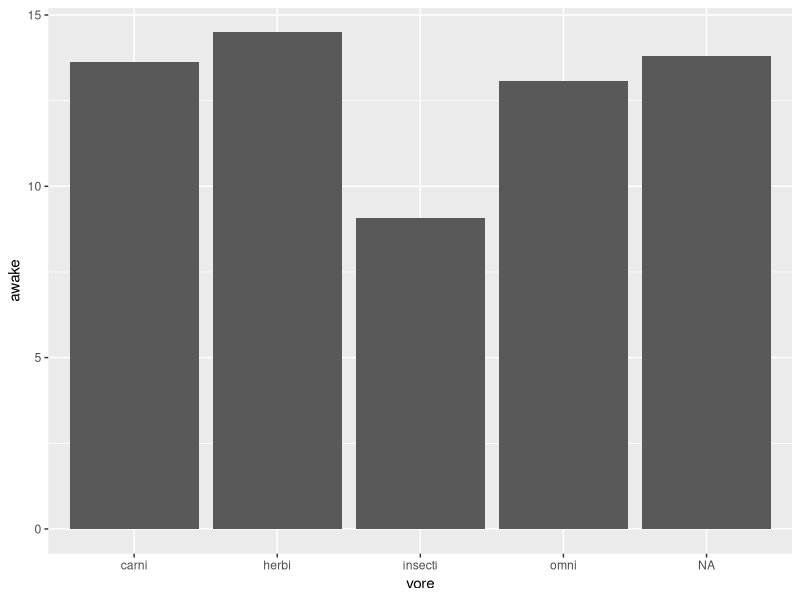
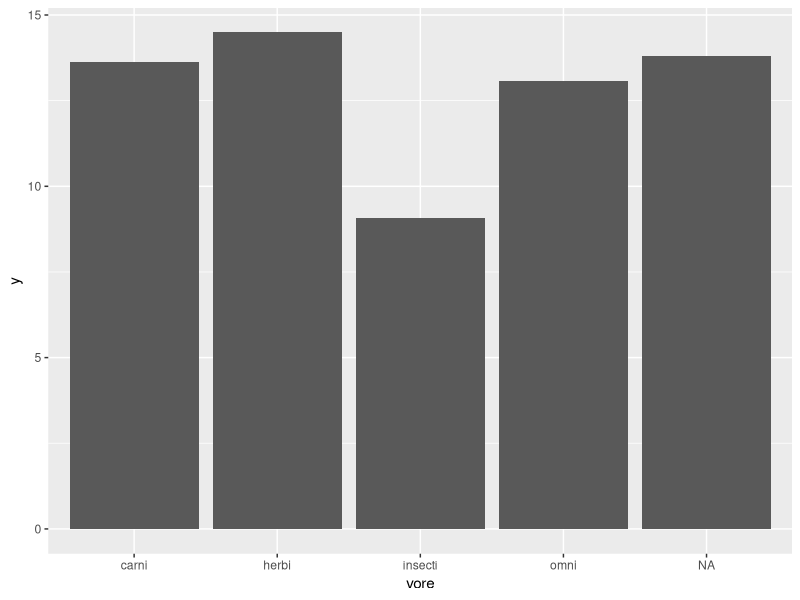
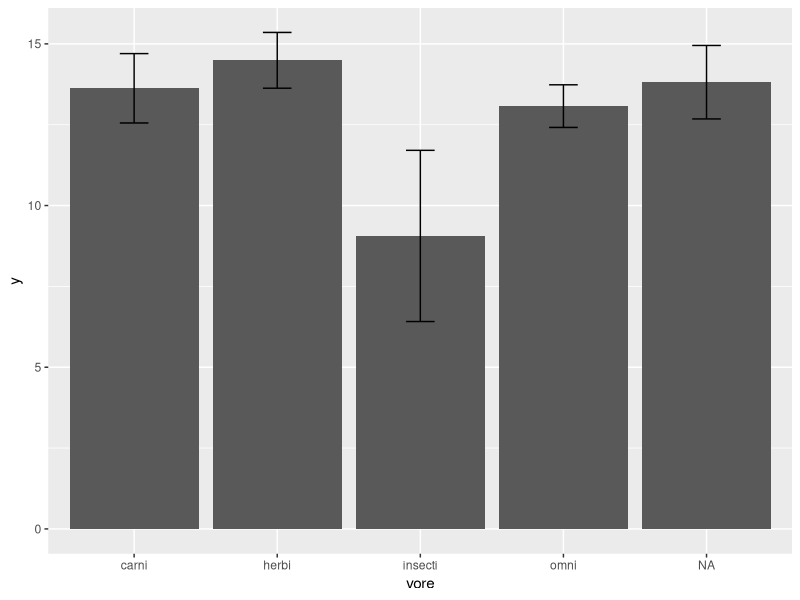
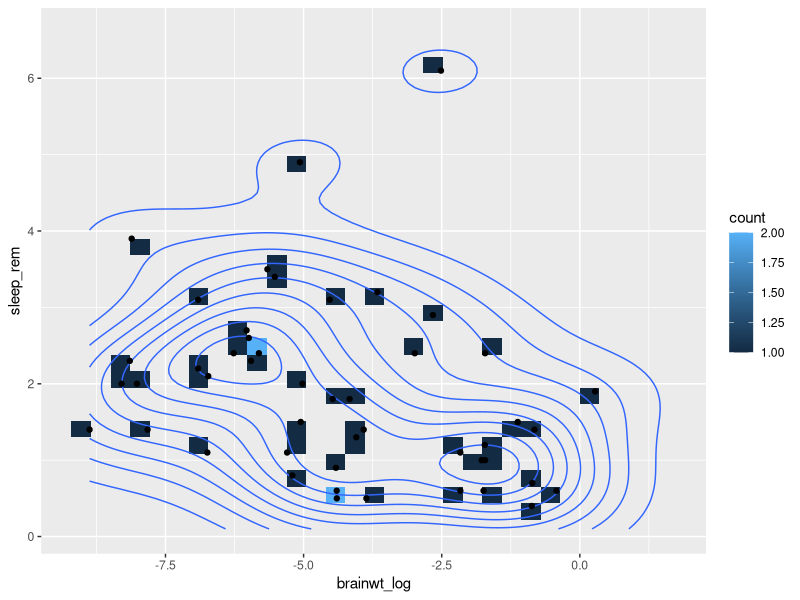
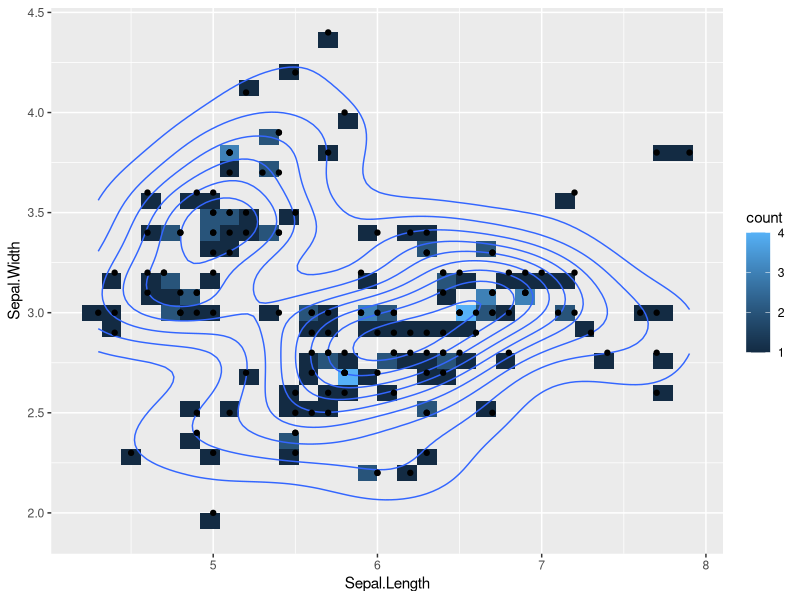
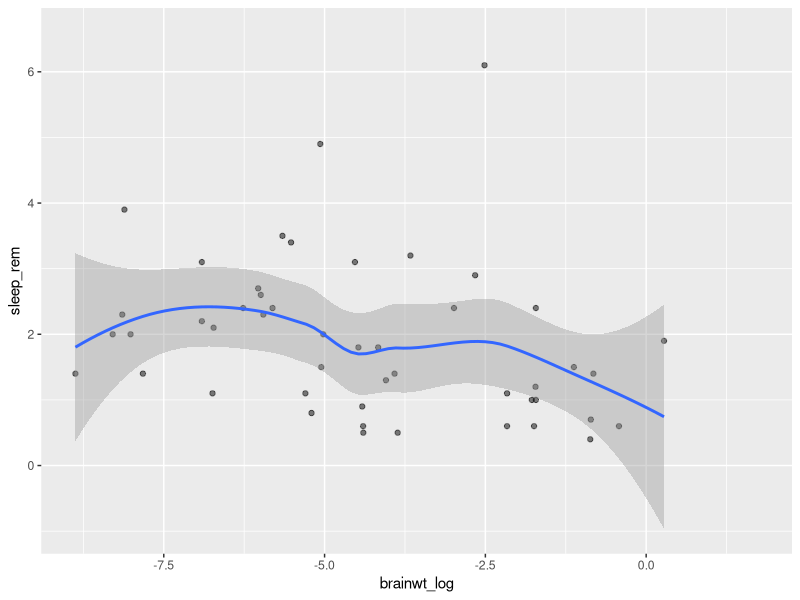
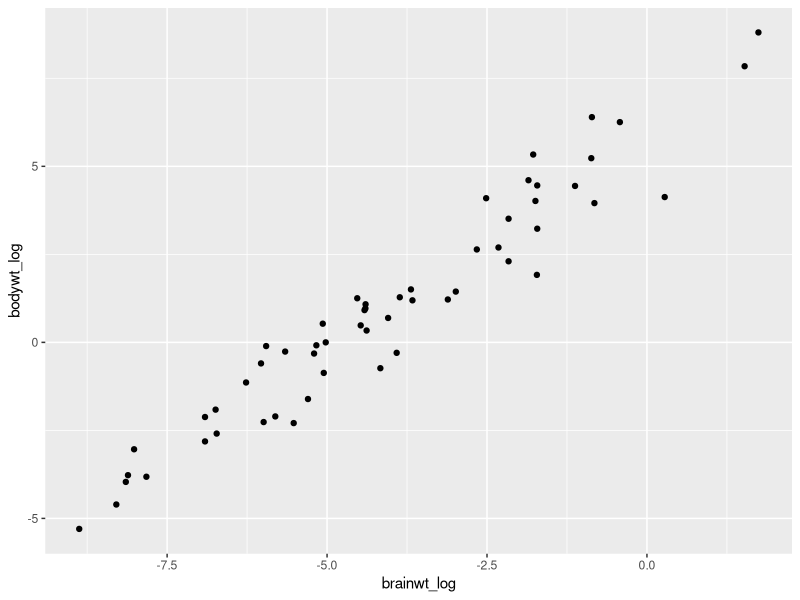
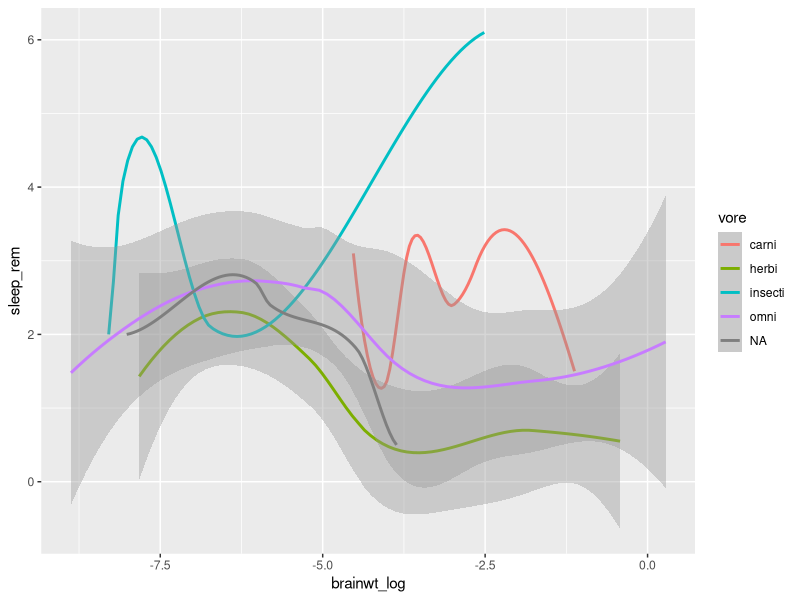

Recreate these plots in R, in order.
## ---- chunk 1
library(ggplot2)
library(tidyverse)
msleep2 <- msleep %>% mutate(brainwt_log = log(brainwt))
## ---- chunk 2
ggplot(msleep2, aes(x = vore, y = awake)) + 
  geom_bar(stat = "summary", fun = "mean")
## ---- chunk 3
feeding.data <- msleep2 %>% group_by(vore) %>% 
  summarize(mean_se(awake))
feeding.data
## ---- chunk 4
ggplot(feeding.data, aes(x = vore, y = y)) + 
  geom_bar(stat = "identity")
## ---- chunk 5
ggplot(feeding.data, aes(x = vore, y = y)) + 
  geom_bar(stat = "identity") + 
  geom_errorbar(aes(ymin = ymin, ymax = ymax),
                width = 0.2)
## ---- chunk 6
ggplot(data = msleep2, mapping = aes(x = brainwt_log, y = sleep_rem)) +
    geom_bin2d() +
    geom_density_2d() +
    geom_point()
## ---- chunk 7
ggplot(data = iris, mapping = aes(x = Sepal.Length, y = Sepal.Width)) +
    geom_bin2d() +
    geom_density_2d() +
    geom_point()
## ---- chunk 8
ggplot(data = msleep2, mapping = aes(x = brainwt_log, y = sleep_rem)) +
    geom_point(alpha = 0.5) +
    geom_smooth()

msleep3 <- msleep2 %>% mutate(bodywt_log = log(bodywt))

my.plot <- ggplot(msleep3, aes(x = brainwt_log, y = bodywt_log)) + 
  geom_point()
my.plot

## ---- chunk 9
ggplot(data = msleep2, mapping = aes(x = brainwt_log, y = sleep_rem)) +
    geom_smooth(aes(color = vore)) 
## ---- chunk 10
ggplot(data = iris, mapping = aes(x = Sepal.Length, y = Sepal.Width)) +
    geom_smooth(aes(color = Species)) 
## ---- chunk 11
ggplot(data = msleep2, mapping = aes(x = brainwt_log, y = sleep_rem)) +
    geom_point() +
    geom_smooth(aes(color = vore)) +
    facet_wrap( ~ vore)
## ---- chunk 12
ggplot(data = iris, mapping = aes(x = Sepal.Length, y = Sepal.Width)) +
    geom_point() +
    geom_smooth(aes(color = Species)) +
    facet_wrap( ~ Species)
